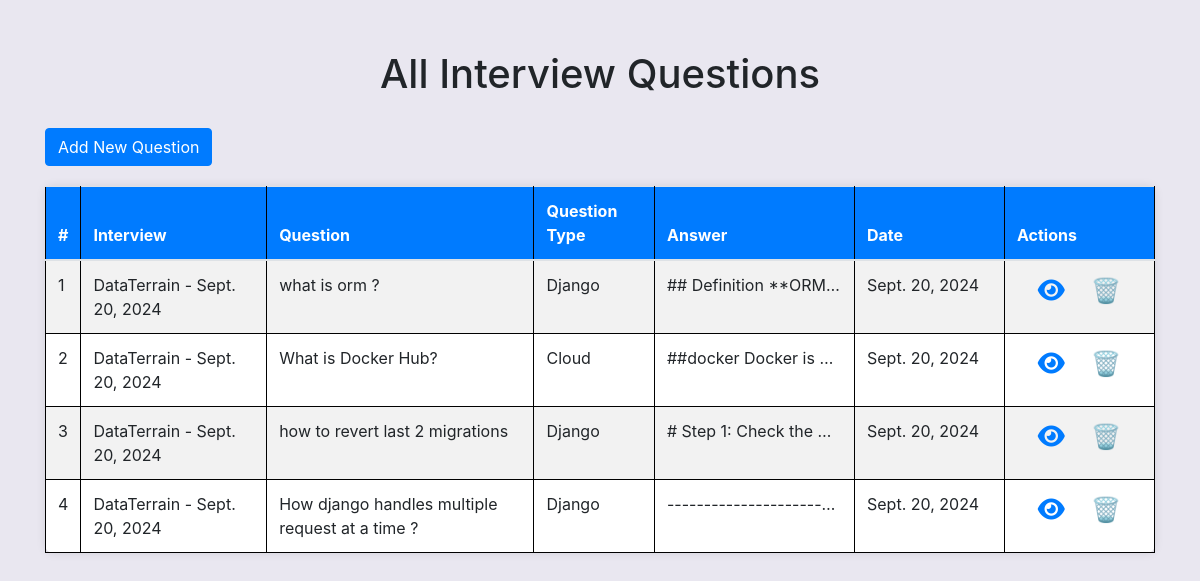
The app's page /add_question with its own data.
### interviews/models.py (models this page shows)
class QuestionAnswer(models.Model):
    interview = models.ForeignKey(Interview, on_delete=models.CASCADE, related_name='questions')
    question = models.TextField()
    answer = models.TextField()
    question_type = models.CharField(max_length=20)
    comapny_question = models.ForeignKey(Company, on_delete=models.CASCADE, related_name='company_question')
    is_deleted = models.BooleanField(default=False)
    created_at = models.DateTimeField(auto_now_add=True, null=True)
    updated_at = models.DateTimeField(auto_now=True, null=True)
    class Meta:
        db_table = 'question_master'

class Interview(models.Model):
    sno = models.AutoField(primary_key=True)
    date = models.DateField()
    company_name = models.ForeignKey(Company, on_delete=models.CASCADE, related_name='company_int')
    status = models.CharField(max_length=50)  # e.g., 'Did well', 'Not well'
    state = models.CharField(max_length=100)  # e.g., 'Moved to next', 'Failed', etc.
    is_deleted = models.BooleanField(default=False)
    is_attended = models.BooleanField(default=False)
    description = models.CharField(null=True,max_length=500)
    created_at = models.DateTimeField(auto_now_add=True, null=True)
    updated_at = models.DateTimeField(auto_now=True, null=True)
    class Meta:
        db_table = 'interview_master'

class Company(models.Model):
    company_name = models.CharField(max_length=255)
    class Meta:
        db_table = 'company_data'

### interviews/views.py (the view, shortened to what this page needs)
# urls.py: path('add_question', views.add_question_web, name='add_question'),
@csrf_exempt
def add_question_web(request):
    if request.method == 'GET':
        question = QuestionAnswer.objects.filter(is_deleted=False)
        interview = Interview.objects.all()
        companies = Company.objects.all()
        context = {
        'questions': question,
        'interviews': interview,
        'company': companies,
        }
        return render(request, 'view_question.html', context=context)

### interviews/templates/view_question.html (shortened to what this page needs)
<!DOCTYPE html>
<html lang="en">
<head>
    <link rel="stylesheet" href="https://stackpath.bootstrapcdn.com/bootstrap/4.5.2/css/bootstrap.min.css">
    <link rel="stylesheet" href="https://cdnjs.cloudflare.com/ajax/libs/font-awesome/6.0.0-beta3/css/all.min.css">
</head>
<body>
    <div class="container">
        <h1>All Interview Questions</h1>
        <button type="button" class="btn btn-primary add-btn" data-toggle="modal" data-target="#addQuestionModal">
            Add New Question
        </button>
        {% if questions %}
        <table class="table table-striped">
            <thead>
                <tr>
                    <th>#</th>
                    <th>Interview</th>
                    <th>Question</th>
                    <th>Question Type</th>
                    <th >Answer</th>
                    <th class="wider-column">Date</th>
                    <th class="wider-column">Actions</th>
                </tr>
            </thead>
            <tbody>
                {% for question in questions %}
                <tr>
                    <td>{{ forloop.counter }}</td>
                    <td>{{ question.interview.company_name.company_name }} - {{ question.interview.date }}</td>
                    <td>{{ question.question }}</td>
                    <td>{{ question.question_type }}</td>
                    <td class="truncate-text" >{{ question.answer }}</td>
                    <td>{{ question.interview.date }}</td>
                    <td class = "action-style">
                    <a class="fas fa-eye" href="{% url 'add_question_view' question.id %}" ></a>
                    <span class="delete-icon" data-id="{{ question.id }}" onclick="deleteQuestion(this)" style="cursor: pointer;">🗑️</span>
                    </td>
                </tr>
                {% endfor %}
            </tbody>
        </table>
        {% else %}
        <p class="no-data">No questions found for the selected interview.</p>
        {% endif %}
    </div>
</body>
</html>

### interviews/templates/view_question.html (style rules this page uses)
body { background-color: #e9e7f0; }
.container { margin-top: 50px; }
h1 { text-align: center; margin-bottom: 30px; }
table { width: 100%; background-color: white; border-collapse: collapse; box-shadow: 0px 0px 10px rgba(0, 0, 0, 0.1); border-radius: 8px; }
table th, table td, table tr { padding: 15px; border: 1px solid black; vertical-align: middle; }
.action-style { text-align: center; font-size: 24px; width: 150px; vertical-align: middle; }
.action-style a, .action-style span { margin: 0 10px; display: inline-block; }
table th { background-color: #007bff; color: white; }
.add-btn { margin-bottom: 20px; }
.wider-column { width: 150px; }
.truncate-text { max-width: 200px; white-space: nowrap; overflow: hidden; text-overflow: ellipsis; }

### records on screen
QuestionAnswer: interview.company_name.company_name "DataTerrain", interview "Sept. 20, 2024", question "what is orm ?", question_type "Django", answer "## Definition **ORM…"
QuestionAnswer: interview.company_name.company_name "DataTerrain", interview "Sept. 20, 2024", question "What is Docker Hub?", question_type "Cloud", answer "##docker Docker is a…"
QuestionAnswer: interview.company_name.company_name "DataTerrain", interview "Sept. 20, 2024", question "how to revert last 2 migrations", question_type "Django", answer "# Step 1: Check the…"
QuestionAnswer: interview.company_name.company_name "DataTerrain", interview "Sept. 20, 2024", question "How django handles multiple request at a time ?", question_type "Django", answer "---------------------…"
